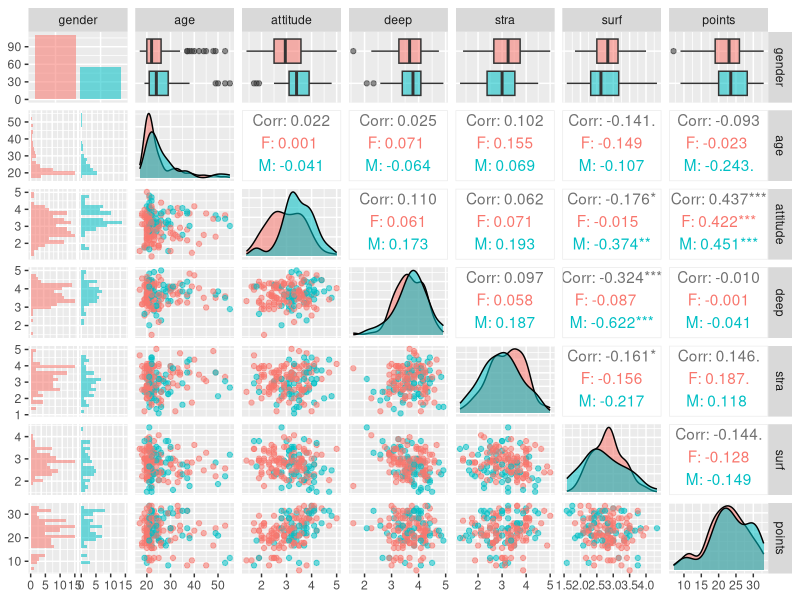
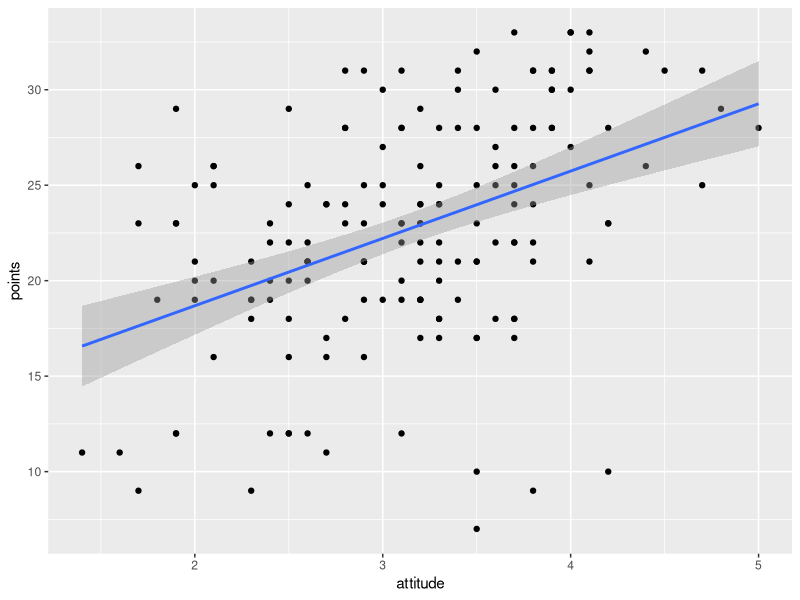
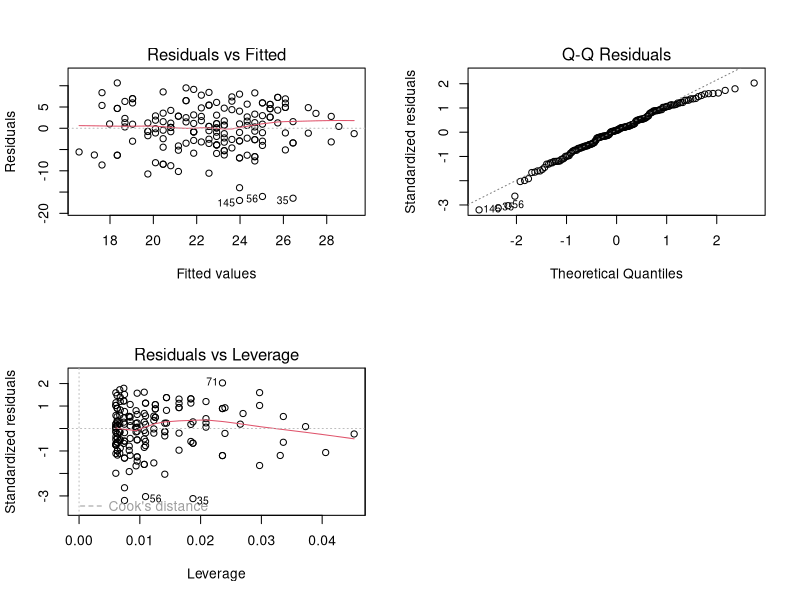

These charts were generated, in order, by the following R code:
## ---- chunk 1
date()
## ---- chunk 2
lrn14 <- read.csv("data/learning2014.txt")
## ---- chunk 3
str(lrn14)
## ---- chunk 4
dim(lrn14)
## ---- chunk 5
library(GGally)
library(ggplot2)
p <- ggpairs(lrn14, mapping = aes(col=gender, alpha=0.3), lower = list(combo = wrap("facethist", bins = 20)))
p
## ---- chunk 6
summary(lrn14)
## ---- chunk 7
model <- lm(points ~ gender + age + attitude, data = lrn14)
summary(model)
## ---- chunk 8
model <- lm(points ~ attitude, data = lrn14)
## ---- chunk 9
qplot(attitude, points, data = lrn14) + geom_smooth(method = "lm")
## ---- chunk 10
summary(model)
## ---- chunk 11
par(mfrow=c(2,2))
plot(model, which=c(1,2,5))
